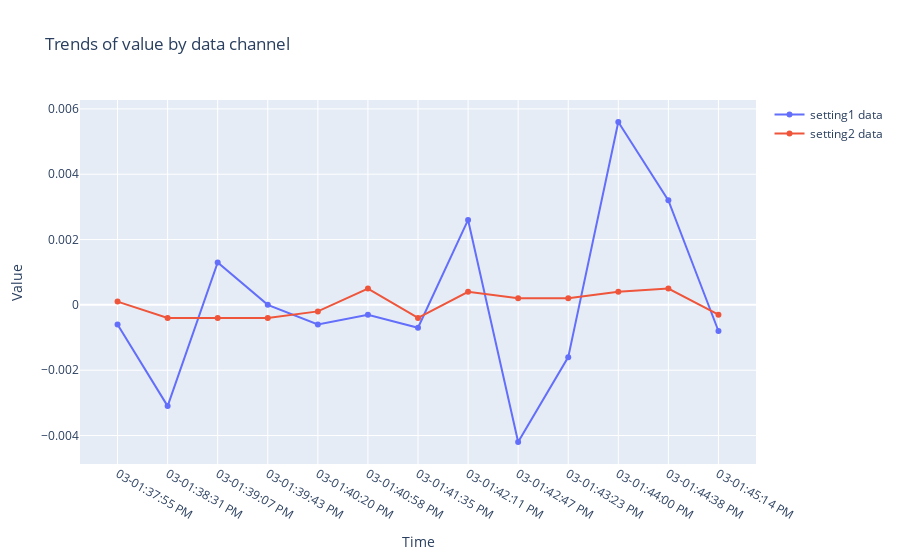

Notebook cell for this chart:
### Code cell
data = []
#market_train_df['close'] = market_train_df['close'] / 20

for col in df.columns[5:7]:
#     price_df = df[col]
#     print(price_df.groups)

    data.append(go.Scatter(
        x = one_data['time'].dt.strftime(date_format='%%m-d-%r').values,
        y = one_data[col].values,
        name = f'{col} data'
    ))
    
    
layout = go.Layout(dict(title = "Trends of value by data channel",
                  xaxis = dict(title = 'Time'),
                  yaxis = dict(title = 'Value'),
                  ),legend=dict(
                orientation="v"))
py.iplot(dict(data=data, layout=layout), filename='basic-line')

### Figure 1 — Plotly figure (JSON) as saved in the notebook; plotly's stock layout.template omitted (floating-point values rounded to 4 significant figures)
{"data": [{"name": "setting1 data", "type": "scatter", "x": ["03-01:37:55 PM", "03-01:38:31 PM", "03-01:39:07 PM", "03-01:39:43 PM", "03-01:40:20 PM", "03-01:40:58 PM", "03-01:41:35 PM", "03-01:42:11 PM", "03-01:42:47 PM", "03-01:43:23 PM", "03-01:44:00 PM", "03-01:44:38 PM", "03-01:45:14 PM"], "y": [-0.0006, -0.0031, 0.0013, 0, -0.0006, -0.0003, -0.0007, 0.0026, -0.0042, -0.0016, 0.0056, 0.0032, -0.0008]}, {"name": "setting2 data", "type": "scatter", "x": ["03-01:37:55 PM", "03-01:38:31 PM", "03-01:39:07 PM", "03-01:39:43 PM", "03-01:40:20 PM", "03-01:40:58 PM", "03-01:41:35 PM", "03-01:42:11 PM", "03-01:42:47 PM", "03-01:43:23 PM", "03-01:44:00 PM", "03-01:44:38 PM", "03-01:45:14 PM"], "y": [0.0001, -0.0004, -0.0004, -0.0004, -0.0002, 0.0005, -0.0004, 0.0004, 0.0002, 0.0002, 0.0004, 0.0005, -0.0003]}], "layout": {"legend": {"orientation": "v"}, "title": {"text": "Trends of value by data channel"}, "xaxis": {"title": {"text": "Time"}}, "yaxis": {"title": {"text": "Value"}}}}
